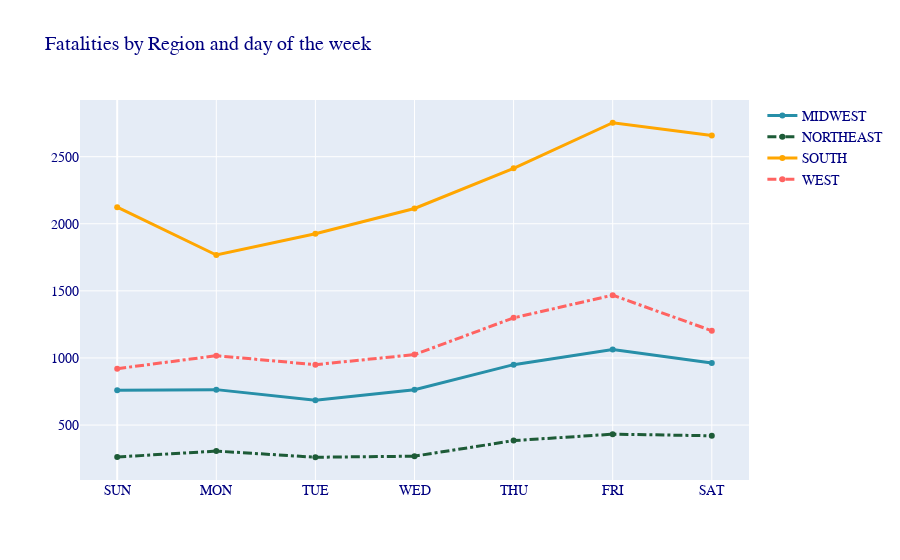

Notebook cell for this chart:
### Code cell
# Creating a Scatter plot of Day of Crash vs Each region
fig2 = go.Figure()
# Scatter plot for Midwest
fig2.add_trace(go.Scatter(x=group_df12_pvt.CRASH_DOW, y=group_df12_pvt.MIDWEST, 
                        mode='lines+markers', name='MIDWEST',
                         line=dict(color='#278FA8', width=3)))
# Scatter plot for NorthEast
fig2.add_trace(go.Scatter(x=group_df12_pvt.CRASH_DOW, y=group_df12_pvt.NORTHEAST, 
                        mode='lines+markers', name='NORTHEAST',
                         line=dict(color='#1D5B37', width=3, dash='dashdot'))
               )
# Scatter plot for South
fig2.add_trace(go.Scatter(x=group_df12_pvt.CRASH_DOW, y=group_df12_pvt.SOUTH, 
                        mode='lines+markers', name='SOUTH',
                         line=dict(color='#ffa600', width=3)))
# Scatter plot for West
fig2.add_trace(go.Scatter(x=group_df12_pvt.CRASH_DOW, y=group_df12_pvt.WEST, 
                        mode='lines+markers', name='WEST',
                        line=dict(color='#ff6361', width=3, dash='dashdot'))) 
# Setting the font color, size and Title
fig2.update_layout(
    font=dict(
        family="Arial",
        size=14,
        color="Navy"
    ),
    # Updating Xaxis labels to represent the Day of the week
    xaxis = dict(
        tickmode = 'array',
        tickvals = [0,1,2,3,4,5,6],
        ticktext = ['SUN', 'MON', 'TUE', 'WED', 'THU', 'FRI', 'SAT']
    ),
    title='Fatalities by Region and day of the week',
    legend_title=""
    )

### Figure 1 — Plotly figure (JSON) as saved in the notebook; plotly's stock layout.template omitted (floating-point values rounded to 4 significant figures)
{"data": [{"line": {"color": "#278FA8", "width": 3}, "mode": "lines+markers", "name": "MIDWEST", "type": "scatter", "x": [0, 1, 2, 3, 4, 5, 6], "y": [759, 764, 684, 763, 950, 1063, 963]}, {"line": {"color": "#1D5B37", "dash": "dashdot", "width": 3}, "mode": "lines+markers", "name": "NORTHEAST", "type": "scatter", "x": [0, 1, 2, 3, 4, 5, 6], "y": [262, 306, 260, 268, 384, 432, 420]}, {"line": {"color": "#ffa600", "width": 3}, "mode": "lines+markers", "name": "SOUTH", "type": "scatter", "x": [0, 1, 2, 3, 4, 5, 6], "y": [2124, 1767, 1926, 2114, 2413, 2753, 2658]}, {"line": {"color": "#ff6361", "dash": "dashdot", "width": 3}, "mode": "lines+markers", "name": "WEST", "type": "scatter", "x": [0, 1, 2, 3, 4, 5, 6], "y": [920, 1017, 950, 1025, 1299, 1468, 1203]}], "layout": {"font": {"color": "Navy", "family": "Arial", "size": 14}, "legend": {"title": {"text": ""}}, "title": {"text": "Fatalities by Region and day of the week"}, "xaxis": {"tickmode": "array", "ticktext": ["SUN", "MON", "TUE", "WED", "THU", "FRI", "SAT"], "tickvals": [0, 1, 2, 3, 4, 5, 6]}}}
